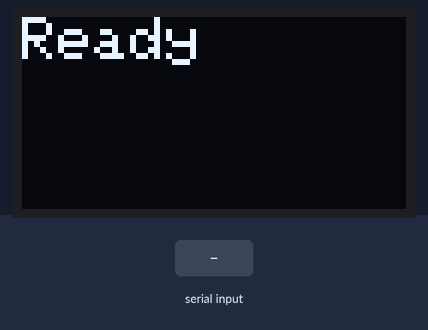
Recording of a sketch running on a simulated Arduino Uno, built with avr-gcc and run on an emulated ATmega328P. Parts: 128×64 one-colour display. The inputs (shaded band) are chosen by the test bench. What the sketch prints to the serial monitor is not drawn.

Above: at 1.2 s.
1.3 s: "CLEAR\n" received over Serial
At 2.5 s:
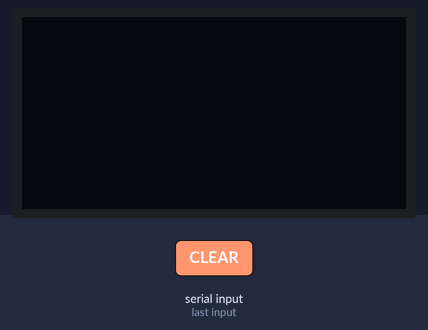
2.8 s: "1\n" received over Serial
At 3.8 s:
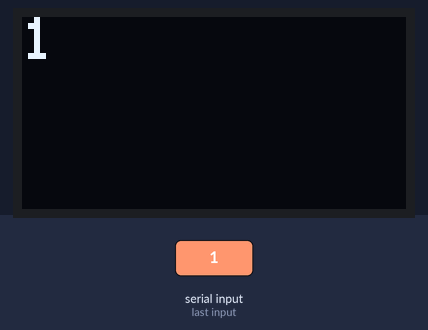
Timing chart, 0 to 5.8 s (numbered marks = the images above; inputs shaded):
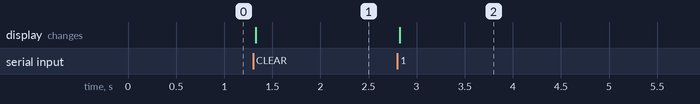

The sketch:

oled_serial_display.ino
```cpp
// Arduino OLED Display with Serial Communication
// For Arduino MKR WiFi 1010 with SSD1306 OLED Display
// Receives text commands from computer via USB serial and displays on OLED

#include <Wire.h>
#include <Adafruit_GFX.h>
#include <Adafruit_SSD1306.h>

#define SCREEN_WIDTH 128
#define SCREEN_HEIGHT 64
Adafruit_SSD1306 display(SCREEN_WIDTH, SCREEN_HEIGHT, &Wire, -1);

void setup() {
  Serial.begin(115200);
  while (!Serial) {}  // Wait for USB connection on MKR

  Serial.println("=== OLED Serial Display Starting ===");
  Serial.println("Initializing display...");

  // Initialize display at I2C address 0x3C
  if (!display.begin(SSD1306_SWITCHCAPVCC, 0x3C)) {
    Serial.println("ERROR: display.begin() failed!");
    Serial.println("Check: 1) Wiring 2) Library installed 3) I2C address");
    while (true) {
      delay(1000);
    }
  }

  Serial.println("Display initialized successfully!");

  // Show "Ready" message on startup
  display.clearDisplay();
  display.setTextSize(2);
  display.setTextColor(SSD1306_WHITE);
  display.setCursor(0, 0);
  display.println(F("Ready"));
  display.display();

  Serial.println("ready");
  Serial.println("=== Waiting for commands ===");
}

void loop() {
  static String line;

  // Read incoming serial data
  while (Serial.available()) {
    char c = Serial.read();

    if (c == '\n') {
      line.trim();
      Serial.print("Received command: '");
      Serial.print(line);
      Serial.println("'");

      // Special command: CLEAR - clears the display
      if (line.equalsIgnoreCase("CLEAR")) {
        display.clearDisplay();
        display.display();
        Serial.println("ok:cleared");
      }
      // Any other text: display it on OLED
      else if (line.length() > 0) {
        display.clearDisplay();
        display.setTextSize(2);
        display.setTextColor(SSD1306_WHITE);
        display.setCursor(0, 0);
        display.println(line);
        display.display();
        Serial.print("ok:shown '");
        Serial.print(line);
        Serial.println("'");
      }

      // Clear the line buffer for next command
      line = "";
    }
    else {
      // Accumulate characters until newline
      line += c;
    }
  }
}
```

Measured:
- after the input at 1.3 s, the display: changes at once (image 1)
- after the input at 2.8 s, the display: changes at once (image 2)
